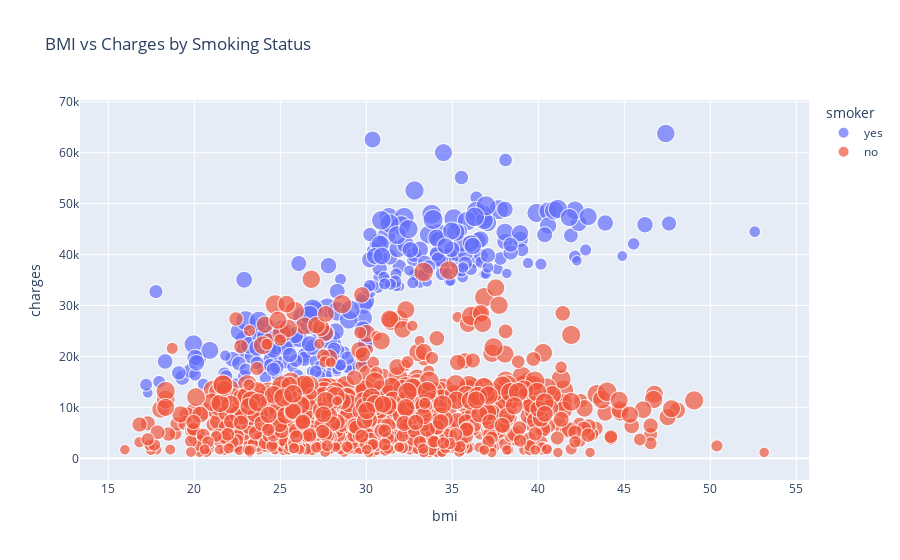
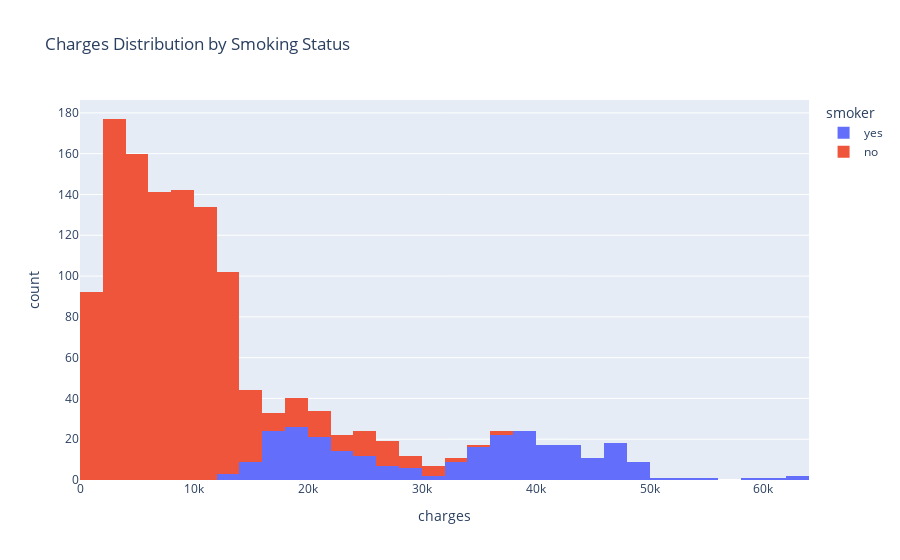
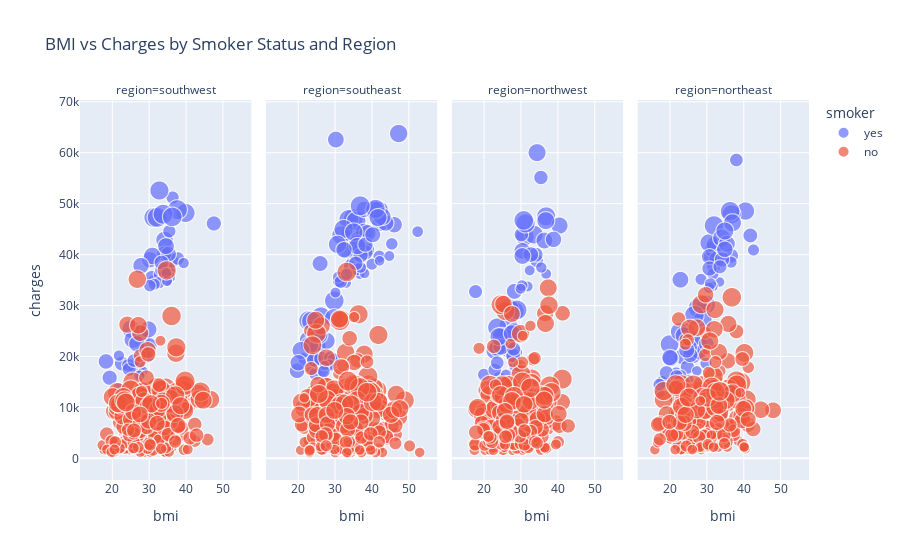
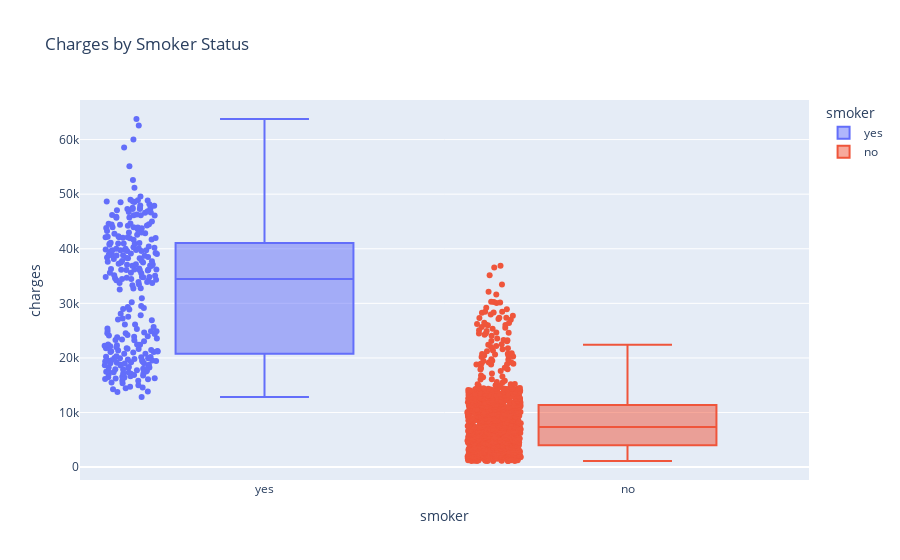

Here is the notebook cell these charts were saved with, in order:
### Markdown cell above
### Advanced Visualisation with Plotly  

This chart uses **Plotly**, a library for creating interactive visualisations.  

- **Interactivity**: Users can hover over points to see extra details, zoom in on specific BMI/Charges ranges, and toggle categories (e.g., smoker vs non-smoker).  
- **Advanced encoding**: The chart encodes multiple variables:  
  - `BMI` on the x-axis  
  - `Charges` on the y-axis  
  - `Smoker` status by colour  
  - `Age` by point size  
  - `Sex` and `Region` included in hover tooltips  

This goes beyond simple static plots by allowing **multi-dimensional exploration of the dataset**, making it a more powerful tool for identifying relationships and trends.

These plots show again that as BMI increases, insurance charges increases (although being a smoker has more of an affect on insurance charges than BMI), this seems consistent between regions.

### Code cell
# --- 1️⃣ Scatter Plot: BMI vs Charges by Smoker Status ---
fig_bmi_charges = px.scatter(
    df,
    x='bmi',
    y='charges',
    color='smoker',              # color by smoker
    size='age',                   # bubble size represents age
    hover_data=['sex', 'region'], # info on hover
    title='BMI vs Charges by Smoking Status'
)
fig_bmi_charges.show()  # Fully interactive

# --- 2️⃣ Histogram: Charges Distribution by Smoker Status ---
fig_charges_hist = px.histogram(
    df,
    x='charges',
    color='smoker',
    nbins=50,
    title='Charges Distribution by Smoking Status'
)
fig_charges_hist.show()  # Interactive histogram

# --- 3️⃣ Faceted Scatter: BMI vs Charges by Region ---
fig_region_scatter = px.scatter(
    df,
    x='bmi',
    y='charges',
    color='smoker',
    size='age',
    facet_col='region',           # facet by region
    hover_data=['sex'],
    title='BMI vs Charges by Smoker Status and Region'
)
fig_region_scatter.show()  # Interactive faceted scatter

# --- 4️⃣ Optional: Box Plot of Charges by Smoker ---
fig_charges_box = px.box(
    df,
    x='smoker',
    y='charges',
    color='smoker',
    points="all",                # show all individual points
    title='Charges by Smoker Status'
)
fig_charges_box.show()  # Interactive box plot

### Figure 1 — Plotly figure (JSON) as saved in the notebook; plotly's stock layout.template omitted (floating-point values rounded to 4 significant figures; data arrays with more than 128 entries replaced by an {"elided": "..."} marker saying what was removed)
{"data": [{"customdata": {"elided": "274x2 str values"}, "hovertemplate": "smoker=yes<br>bmi=%{x}<br>charges=%{y}<br>age=%{marker.size}<br>sex=%{customdata[0]}<br>region=%{customdata[1]}<extra></extra>", "legendgroup": "yes", "marker": {"color": "#636efa", "size": {"elided": "274 int values"}, "sizemode": "area", "sizeref": 0.16, "symbol": "circle"}, "mode": "markers", "name": "yes", "showlegend": true, "type": "scattergl", "x": {"elided": "274 float values"}, "xaxis": "x", "y": {"elided": "274 float values"}, "yaxis": "y"}, {"customdata": {"elided": "1064x2 str values"}, "hovertemplate": "smoker=no<br>bmi=%{x}<br>charges=%{y}<br>age=%{marker.size}<br>sex=%{customdata[0]}<br>region=%{customdata[1]}<extra></extra>", "legendgroup": "no", "marker": {"color": "#EF553B", "size": {"elided": "1064 int values"}, "sizemode": "area", "sizeref": 0.16, "symbol": "circle"}, "mode": "markers", "name": "no", "showlegend": true, "type": "scattergl", "x": {"elided": "1064 float values"}, "xaxis": "x", "y": {"elided": "1064 float values"}, "yaxis": "y"}], "layout": {"legend": {"itemsizing": "constant", "title": {"text": "smoker"}, "tracegroupgap": 0}, "title": {"text": "BMI vs Charges by Smoking Status"}, "xaxis": {"anchor": "y", "domain": [0, 1], "title": {"text": "bmi"}}, "yaxis": {"anchor": "x", "domain": [0, 1], "title": {"text": "charges"}}}}

### Figure 2 — Plotly figure (JSON) as saved in the notebook; plotly's stock layout.template omitted (floating-point values rounded to 4 significant figures; data arrays with more than 128 entries replaced by an {"elided": "..."} marker saying what was removed)
{"data": [{"bingroup": "x", "hovertemplate": "smoker=yes<br>charges=%{x}<br>count=%{y}<extra></extra>", "legendgroup": "yes", "marker": {"color": "#636efa", "pattern": {"shape": ""}}, "name": "yes", "nbinsx": 50, "orientation": "v", "showlegend": true, "type": "histogram", "x": {"elided": "274 float values"}, "xaxis": "x", "yaxis": "y"}, {"bingroup": "x", "hovertemplate": "smoker=no<br>charges=%{x}<br>count=%{y}<extra></extra>", "legendgroup": "no", "marker": {"color": "#EF553B", "pattern": {"shape": ""}}, "name": "no", "nbinsx": 50, "orientation": "v", "showlegend": true, "type": "histogram", "x": {"elided": "1064 float values"}, "xaxis": "x", "yaxis": "y"}], "layout": {"barmode": "relative", "legend": {"title": {"text": "smoker"}, "tracegroupgap": 0}, "title": {"text": "Charges Distribution by Smoking Status"}, "xaxis": {"anchor": "y", "domain": [0, 1], "title": {"text": "charges"}}, "yaxis": {"anchor": "x", "domain": [0, 1], "title": {"text": "count"}}}}

### Figure 3 — Plotly figure (JSON) as saved in the notebook; plotly's stock layout.template omitted (floating-point values rounded to 4 significant figures; data arrays with more than 128 entries replaced by an {"elided": "..."} marker saying what was removed)
{"data": [{"customdata": [["female"], ["male"], ["male"], ["male"], ["male"], ["male"], ["male"], ["female"], ["female"], ["male"], ["female"], ["female"], ["male"], ["female"], ["male"], ["male"], ["female"], ["male"], ["female"], ["female"], ["male"], ["female"], ["female"], ["male"], ["male"], ["male"], ["male"], ["male"], ["male"], ["male"], ["male"], ["male"], ["male"], ["male"], ["male"], ["female"], ["female"], ["female"], ["male"], ["male"], ["male"], ["male"], ["male"], ["male"], ["female"], ["female"], ["male"], ["female"], ["male"], ["female"], ["female"], ["male"], ["male"], ["male"], ["male"], ["male"], ["female"], ["female"]], "hovertemplate": "smoker=yes<br>region=southwest<br>bmi=%{x}<br>charges=%{y}<br>age=%{marker.size}<br>sex=%{customdata[0]}<extra></extra>", "legendgroup": "yes", "marker": {"color": "#636efa", "size": [19, 30, 31, 22, 28, 60, 48, 37, 64, 38, 19, 63, 19, 63, 50, 19, 27, 34, 64, 19, 26, 36, 33, 42, 54, 21, 29, 39, 30, 49, 37, 39, 29, 33, 30, 50, 37, 32, 25, 44, 31, 24, 49, 47, 39, 23, 60, 43, 36, 46, 20, 20, 61, 20, 19, 43, 25, 19], "sizemode": "area", "sizeref": 0.16, "symbol": "circle"}, "mode": "markers", "name": "yes", "showlegend": true, "type": "scattergl", "x": [27.9, 35.3, 36.3, 35.6, 36.4, 39.9, 28.0, 34.8, 31.3, 19.3, 28.3, 37.7, 34.8, 32.2, 34.2, 27.7, 31.4, 30.8, 33.8, 21.7, 32.9, 22.6, 33.5, 30.0, 25.1, 25.7, 34.4, 28.3, 37.8, 25.6, 34.1, 35.3, 35.5, 27.1, 24.4, 27.6, 47.6, 24.6, 29.7, 30.2, 25.9, 32.7, 30.9, 29.8, 18.3, 31.4, 32.8, 26.7, 33.4, 34.6, 21.8, 27.3, 36.3, 39.4, 34.9, 27.8, 30.2, 34.7], "xaxis": "x", "y": [16880.0, 36840.0, 38710.0, 35590.0, 51190.0, 48170.0, 23570.0, 39840.0, 47290.0, 15820.0, 17080.0, 48820.0, 34780.0, 47310.0, 42860.0, 16300.0, 34840.0, 35490.0, 47930.0, 13840.0, 36090.0, 18610.0, 37080.0, 22140.0, 25380.0, 17940.0, 36200.0, 21080.0, 39240.0, 23310.0, 40180.0, 40100.0, 44590.0, 19040.0, 18260.0, 24520.0, 46110.0, 17500.0, 19930.0, 39000.0, 19200.0, 34470.0, 39730.0, 25310.0, 19020.0, 34170.0, 52590.0, 22480.0, 38420.0, 41660.0, 20170.0, 16230.0, 47400.0, 38340.0, 34830.0, 37830.0, 33900.0, 36400.0], "yaxis": "y"}, {"customdata": [["female"], ["male"], ["male"], ["male"], ["male"], ["female"], ["male"], ["female"], ["male"], ["female"], ["male"], ["female"], ["male"], ["male"], ["male"], ["female"], ["female"], ["male"], ["female"], ["male"], ["female"], ["male"], ["male"], ["male"], ["male"], ["male"], ["male"], ["male"], ["male"], ["female"], ["female"], ["male"], ["male"], ["male"], ["male"], ["female"], ["female"], ["female"], ["female"], ["female"], ["female"], ["male"], ["female"], ["male"], ["male"], ["female"], ["female"], ["male"], ["female"], ["male"], ["female"], ["female"], ["male"], ["male"], ["female"], ["male"], ["female"], ["female"], ["female"], ["female"], ["male"], ["male"], ["male"], ["male"], ["male"], ["male"], ["female"], ["male"], ["female"], ["male"], ["male"], ["male"], ["male"], ["male"], ["male"], ["male"], ["female"], ["male"], ["male"], ["female"], ["male"], ["male"], ["female"], ["female"], ["female"], ["male"], ["male"], ["male"], ["male"], ["male"], ["female"]], "hovertemplate": "smoker=yes<br>region=southeast<br>bmi=%{x}<br>charges=%{y}<br>age=%{marker.size}<br>sex=%{customdata[0]}<extra></extra>", "legendgroup": "yes", "marker": {"color": "#636efa", "size": [62, 27, 36, 36, 18, 53, 28, 27, 22, 61, 63, 29, 34, 48, 30, 18, 27, 42, 40, 54, 20, 46, 40, 25, 47, 43, 24, 64, 61, 30, 44, 51, 19, 42, 57, 54, 43, 47, 19, 52, 64, 43, 44, 27, 41, 51, 30, 35, 37, 27, 37, 47, 18, 53, 18, 56, 23, 57, 60, 48, 32, 47, 60, 51, 54, 43, 22, 47, 55, 22, 22, 59, 37, 28, 47, 38, 48, 25, 33, 43, 19, 31, 23, 18, 20, 52, 64, 64, 26, 45, 42], "sizemode": "area", "sizeref": 0.16, "symbol": "circle"}, "mode": "markers", "name": "yes", "showlegend": false, "type": "scattergl", "x": [26.29, 42.13, 35.2, 34.43, 31.68, 22.88, 23.98, 24.75, 37.62, 29.92, 35.09, 27.94, 25.3, 24.42, 35.53, 36.85, 36.08, 24.64, 22.22, 34.21, 26.84, 42.35, 19.8, 45.54, 25.41, 35.97, 40.15, 33.88, 35.86, 28.38, 38.06, 23.21, 30.25, 26.07, 42.13, 47.41, 46.2, 36.63, 33.11, 25.3, 22.99, 38.06, 43.89, 31.13, 35.75, 38.06, 39.05, 24.42, 38.39, 29.15, 26.4, 27.83, 38.17, 20.9, 42.24, 31.79, 32.78, 29.81, 32.45, 33.11, 28.93, 38.94, 40.92, 42.9, 30.8, 20.13, 31.02, 36.08, 35.2, 37.07, 52.58, 41.14, 37.07, 31.68, 36.19, 38.39, 25.85, 33.33, 35.75, 32.56, 44.88, 29.81, 28.49, 27.28, 24.42, 41.8, 36.96, 23.76, 27.06, 30.36, 40.37], "xaxis": "x2", "y": [27810.0, 39610.0, 38710.0, 37740.0, 34300.0, 23240.0, 17660.0, 16580.0, 37170.0, 30940.0, 47060.0, 19110.0, 18970.0, 21220.0, 36950.0, 36150.0, 37130.0, 19520.0, 19440.0, 44260.0, 17090.0, 46150.0, 17180.0, 42110.0, 21980.0, 42120.0, 38130.0, 46890.0, 46600.0, 19520.0, 48890.0, 22220.0, 32550.0, 38250.0, 48680.0, 63770.0, 45860.0, 42970.0, 34440.0, 24670.0, 27040.0, 42560.0, 46200.0, 34810.0, 40270.0, 44400.0, 40930.0, 19360.0, 40420.0, 18250.0, 19540.0, 23070.0, 36310.0, 21200.0, 38790.0, 43810.0, 36020.0, 27530.0, 45010.0, 40970.0, 19720.0, 44200.0, 48670.0, 47460.0, 42000.0, 18770.0, 35600.0, 42210.0, 44420.0, 37480.0, 44500.0, 48970.0, 39870.0, 34670.0, 41680.0, 41950.0, 24180.0, 36120.0, 38280.0, 40940.0, 39720.0, 19350.0, 18330.0, 18220.0, 26130.0, 47270.0, 49580.0, 26930.0, 17040.0, 62590.0, 43900.0], "yaxis": "y2"}, {"customdata": [["male"], ["female"], ["male"], ["female"], ["male"], ["female"], ["male"], ["male"], ["female"], ["male"], ["male"], ["male"], ["male"], ["male"], ["male"], ["male"], ["female"], ["female"], ["male"], ["male"], ["male"], ["female"], ["male"], ["female"], ["female"], ["female"], ["female"], ["male"], ["female"], ["male"], ["female"], ["male"], ["female"], ["male"], ["female"], ["female"], ["male"], ["male"], ["female"], ["male"], ["male"], ["male"], ["female"], ["female"], ["female"], ["female"], ["female"], ["female"], ["female"], ["female"], ["male"], ["female"], ["male"], ["female"], ["male"], ["male"], ["female"], ["female"]], "hovertemplate": "smoker=yes<br>region=northwest<br>bmi=%{x}<br>charges=%{y}<br>age=%{marker.size}<br>sex=%{customdata[0]}<extra></extra>", "legendgroup": "yes", "marker": {"color": "#636efa", "size": [58, 20, 45, 57, 20, 32, 30, 46, 42, 19, 56, 19, 19, 31, 45, 52, 23, 63, 56, 61, 49, 35, 48, 34, 19, 59, 44, 42, 40, 60, 19, 27, 33, 25, 64, 43, 34, 51, 27, 30, 47, 19, 46, 45, 35, 43, 22, 53, 19, 52, 20, 19, 52, 47, 62, 32, 30, 61], "sizemode": "area", "sizeref": 0.16, "symbol": "circle"}, "mode": "markers", "name": "yes", "showlegend": false, "type": "scattergl", "x": [36.95, 22.42, 22.89, 31.16, 28.02, 17.77, 28.69, 30.5, 26.6, 29.07, 33.63, 31.92, 36.95, 34.39, 36.48, 27.36, 28.31, 26.98, 26.7, 28.31, 25.84, 34.1, 40.56, 30.21, 28.31, 23.66, 38.95, 28.31, 32.77, 31.35, 28.88, 28.5, 35.53, 24.13, 26.89, 26.89, 27.84, 24.8, 20.05, 22.99, 28.21, 26.03, 23.66, 30.5, 28.02, 24.7, 30.4, 36.86, 32.49, 24.13, 35.62, 30.02, 34.48, 27.64, 30.88, 28.12, 23.66, 29.07], "xaxis": "x3", "y": [47500.0, 14710.0, 21100.0, 43580.0, 17560.0, 32730.0, 20750.0, 40720.0, 21350.0, 17350.0, 43920.0, 33750.0, 36220.0, 38750.0, 42760.0, 24390.0, 18030.0, 28950.0, 26110.0, 28870.0, 23810.0, 39980.0, 45700.0, 43940.0, 17470.0, 25680.0, 42980.0, 32790.0, 40000.0, 46130.0, 17750.0, 18310.0, 55140.0, 15820.0, 29330.0, 21770.0, 20010.0, 23970.0, 16420.0, 17360.0, 24920.0, 16450.0, 21680.0, 39730.0, 20230.0, 21880.0, 33910.0, 46660.0, 36900.0, 23890.0, 37470.0, 33310.0, 60020.0, 24540.0, 46720.0, 21470.0, 18770.0, 29140.0], "yaxis": "y3"}, {"customdata": [["female"], ["male"], ["male"], ["male"], ["male"], ["female"], ["male"], ["male"], ["male"], ["female"], ["female"], ["male"], ["male"], ["male"], ["female"], ["male"], ["female"], ["female"], ["female"], ["male"], ["female"], ["female"], ["male"], ["female"], ["female"], ["male"], ["male"], ["female"], ["female"], ["male"], ["male"], ["male"], ["female"], ["male"], ["male"], ["male"], ["female"], ["male"], ["male"], ["female"], ["female"], ["female"], ["female"], ["male"], ["female"], ["male"], ["male"], ["male"], ["male"], ["male"], ["female"], ["male"], ["male"], ["female"], ["female"], ["female"], ["male"], ["female"], ["female"], ["male"], ["male"], ["male"], ["male"], ["female"], ["male"], ["female"], ["male"]], "hovertemplate": "smoker=yes<br>region=northeast<br>bmi=%{x}<br>charges=%{y}<br>age=%{marker.size}<br>sex=%{customdata[0]}<extra></extra>", "legendgroup": "yes", "marker": {"color": "#636efa", "size": [34, 35, 59, 56, 44, 42, 18, 36, 35, 23, 63, 18, 50, 52, 40, 54, 59, 53, 61, 50, 39, 27, 55, 44, 26, 40, 24, 31, 21, 18, 39, 62, 29, 23, 53, 33, 47, 36, 41, 37, 46, 49, 51, 57, 43, 18, 45, 37, 43, 29, 24, 18, 20, 51, 33, 23, 18, 43, 37, 32, 24, 24, 39, 18, 42, 29, 62], "sizemode": "area", "sizeref": 0.16, "symbol": "circle"}, "mode": "markers", "name": "yes", "showlegend": false, "type": "scattergl", "x": [31.92, 36.67, 29.83, 19.95, 31.35, 23.37, 25.18, 41.9, 27.74, 36.67, 27.74, 17.29, 31.82, 24.32, 28.12, 40.56, 36.77, 22.61, 36.38, 32.3, 24.89, 17.95, 30.68, 20.23, 17.2, 32.77, 28.5, 38.09, 21.85, 33.53, 26.41, 32.02, 21.75, 31.73, 34.1, 24.8, 26.12, 28.02, 30.78, 30.78, 35.53, 23.84, 37.05, 28.98, 20.05, 31.73, 22.89, 34.2, 34.96, 22.89, 20.52, 21.57, 30.68, 34.96, 19.09, 42.75, 27.36, 25.27, 25.55, 33.63, 29.83, 31.07, 29.93, 21.66, 24.61, 21.85, 26.7], "xaxis": "x4", "y": [37700.0, 39770.0, 30180.0, 22410.0, 39560.0, 19960.0, 15520.0, 43750.0, 20980.0, 38510.0, 29520.0, 12830.0, 41100.0, 24870.0, 22330.0, 48550.0, 47900.0, 24870.0, 48520.0, 41920.0, 21660.0, 15010.0, 42300.0, 19590.0, 14460.0, 39130.0, 35150.0, 58570.0, 15360.0, 34620.0, 20150.0, 45710.0, 16660.0, 36190.0, 43250.0, 17900.0, 23400.0, 20770.0, 39600.0, 37270.0, 42110.0, 24110.0, 46260.0, 27220.0, 19800.0, 33730.0, 35070.0, 39050.0, 41030.0, 16140.0, 14570.0, 13750.0, 33480.0, 44640.0, 16780.0, 40900.0, 17180.0, 21770.0, 20300.0, 37610.0, 18650.0, 34250.0, 22460.0, 14280.0, 21260.0, 16120.0, 28100.0], "yaxis": "y4"}, {"customdata": {"elided": "267x1 str values"}, "hovertemplate": "smoker=no<br>region=southwest<br>bmi=%{x}<br>charges=%{y}<br>age=%{marker.size}<br>sex=%{customdata[0]}<extra></extra>", "legendgroup": "no", "marker": {"color": "#EF553B", "size": {"elided": "267 int values"}, "sizemode": "area", "sizeref": 0.16, "symbol": "circle"}, "mode": "markers", "name": "no", "showlegend": true, "type": "scattergl", "x": {"elided": "267 float values"}, "xaxis": "x", "y": {"elided": "267 float values"}, "yaxis": "y"}, {"customdata": {"elided": "273x1 str values"}, "hovertemplate": "smoker=no<br>region=southeast<br>bmi=%{x}<br>charges=%{y}<br>age=%{marker.size}<br>sex=%{customdata[0]}<extra></extra>", "legendgroup": "no", "marker": {"color": "#EF553B", "size": {"elided": "273 int values"}, "sizemode": "area", "sizeref": 0.16, "symbol": "circle"}, "mode": "markers", "name": "no", "showlegend": false, "type": "scattergl", "x": {"elided": "273 float values"}, "xaxis": "x2", "y": {"elided": "273 float values"}, "yaxis": "y2"}, {"customdata": {"elided": "267x1 str values"}, "hovertemplate": "smoker=no<br>region=northwest<br>bmi=%{x}<br>charges=%{y}<br>age=%{marker.size}<br>sex=%{customdata[0]}<extra></extra>", "legendgroup": "no", "marker": {"color": "#EF553B", "size": {"elided": "267 int values"}, "sizemode": "area", "sizeref": 0.16, "symbol": "circle"}, "mode": "markers", "name": "no", "showlegend": false, "type": "scattergl", "x": {"elided": "267 float values"}, "xaxis": "x3", "y": {"elided": "267 float values"}, "yaxis": "y3"}, {"customdata": {"elided": "257x1 str values"}, "hovertemplate": "smoker=no<br>region=northeast<br>bmi=%{x}<br>charges=%{y}<br>age=%{marker.size}<br>sex=%{customdata[0]}<extra></extra>", "legendgroup": "no", "marker": {"color": "#EF553B", "size": {"elided": "257 int values"}, "sizemode": "area", "sizeref": 0.16, "symbol": "circle"}, "mode": "markers", "name": "no", "showlegend": false, "type": "scattergl", "x": {"elided": "257 float values"}, "xaxis": "x4", "y": {"elided": "257 float values"}, "yaxis": "y4"}], "layout": {"annotations": [{"font": {}, "showarrow": false, "text": "region=southwest", "x": 0.1175, "xanchor": "center", "xref": "paper", "y": 1, "yanchor": "bottom", "yref": "paper"}, {"font": {}, "showarrow": false, "text": "region=southeast", "x": 0.3725, "xanchor": "center", "xref": "paper", "y": 1, "yanchor": "bottom", "yref": "paper"}, {"font": {}, "showarrow": false, "text": "region=northwest", "x": 0.6275, "xanchor": "center", "xref": "paper", "y": 1, "yanchor": "bottom", "yref": "paper"}, {"font": {}, "showarrow": false, "text": "region=northeast", "x": 0.8825, "xanchor": "center", "xref": "paper", "y": 1, "yanchor": "bottom", "yref": "paper"}], "legend": {"itemsizing": "constant", "title": {"text": "smoker"}, "tracegroupgap": 0}, "title": {"text": "BMI vs Charges by Smoker Status and Region"}, "xaxis": {"anchor": "y", "domain": [0, 0.235], "title": {"text": "bmi"}}, "xaxis2": {"anchor": "y2", "domain": [0.255, 0.49], "matches": "x", "title": {"text": "bmi"}}, "xaxis3": {"anchor": "y3", "domain": [0.51, 0.745], "matches": "x", "title": {"text": "bmi"}}, "xaxis4": {"anchor": "y4", "domain": [0.765, 1.0], "matches": "x", "title": {"text": "bmi"}}, "yaxis": {"anchor": "x", "domain": [0, 1], "title": {"text": "charges"}}, "yaxis2": {"anchor": "x2", "domain": [0, 1], "matches": "y", "showticklabels": false}, "yaxis3": {"anchor": "x3", "domain": [0, 1], "matches": "y", "showticklabels": false}, "yaxis4": {"anchor": "x4", "domain": [0, 1], "matches": "y", "showticklabels": false}}}

### Figure 4 — Plotly figure (JSON) as saved in the notebook; plotly's stock layout.template omitted (floating-point values rounded to 4 significant figures; data arrays with more than 128 entries replaced by an {"elided": "..."} marker saying what was removed)
{"data": [{"alignmentgroup": "True", "boxpoints": "all", "hovertemplate": "smoker=%{x}<br>charges=%{y}<extra></extra>", "legendgroup": "yes", "marker": {"color": "#636efa"}, "name": "yes", "notched": false, "offsetgroup": "yes", "orientation": "v", "showlegend": true, "type": "box", "x": {"elided": "274 str values"}, "x0": " ", "xaxis": "x", "y": {"elided": "274 float values"}, "y0": " ", "yaxis": "y"}, {"alignmentgroup": "True", "boxpoints": "all", "hovertemplate": "smoker=%{x}<br>charges=%{y}<extra></extra>", "legendgroup": "no", "marker": {"color": "#EF553B"}, "name": "no", "notched": false, "offsetgroup": "no", "orientation": "v", "showlegend": true, "type": "box", "x": {"elided": "1064 str values"}, "x0": " ", "xaxis": "x", "y": {"elided": "1064 float values"}, "y0": " ", "yaxis": "y"}], "layout": {"boxmode": "overlay", "legend": {"title": {"text": "smoker"}, "tracegroupgap": 0}, "title": {"text": "Charges by Smoker Status"}, "xaxis": {"anchor": "y", "categoryarray": ["yes", "no"], "categoryorder": "array", "domain": [0, 1], "title": {"text": "smoker"}}, "yaxis": {"anchor": "x", "domain": [0, 1], "title": {"text": "charges"}}}}
